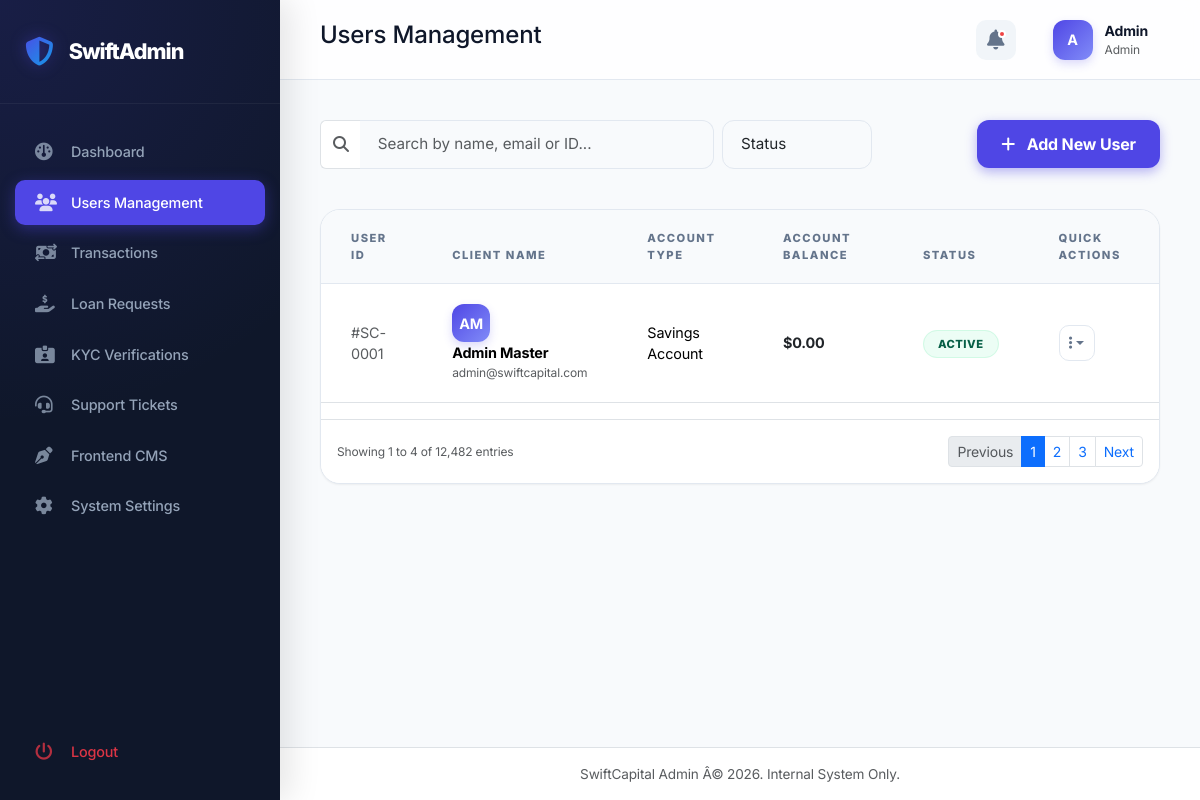
The page /admin/users.php (signed in) on the database its author committed.
### tables this page shows
CREATE TABLE `users` (
  `id` int(11) NOT NULL AUTO_INCREMENT,
  `name` varchar(100) NOT NULL,
  `middlename` varchar(100) DEFAULT NULL,
  `lastname` varchar(100) NOT NULL,
  `username` varchar(100) NOT NULL UNIQUE,
  `email` varchar(255) NOT NULL UNIQUE,
  `password` varchar(255) NOT NULL,
  `pin` varchar(10) DEFAULT NULL,
  `phone` varchar(50) DEFAULT NULL,
  `country` varchar(100) DEFAULT NULL,
  `account_type` varchar(100) DEFAULT 'Savings Account',
  `account_number` varchar(20) NOT NULL UNIQUE,
  `balance` decimal(15,2) DEFAULT 0.00,
  `status` enum('Active','Blocked','Pending','Deactivated') DEFAULT 'Active',
  `kyc_status` enum('Unverified','Pending','Verified','Rejected') DEFAULT 'Unverified',
  `role` enum('User','Admin') DEFAULT 'User',
  `created_at` timestamp NOT NULL DEFAULT current_timestamp(),
  PRIMARY KEY (`id`)
);

### admin/users.php (the view, shortened to what this page needs)
<?php require_once '../includes/admin-check.php'; ?>
<!DOCTYPE html>
<html lang="en">
<head>
    <link href="https://cdn.jsdelivr.net/npm/bootstrap@5.3.2/dist/css/bootstrap.min.css" rel="stylesheet">
    <link rel="stylesheet" href="https://cdnjs.cloudflare.com/ajax/libs/font-awesome/6.4.2/css/all.min.css">
    <link rel="stylesheet" href="admin-style.css">
</head>
<body>
    <div class="admin-sidebar">
        <div class="brand-area">
            <div class="brand-icon"><i class="fa-solid fa-shield-halved"></i></div>
            <div class="brand-name">SwiftAdmin</div>
        </div>
        <div class="nav-links">
            <a href="index.php" class="nav-link">
                <i class="fa-solid fa-gauge"></i> Dashboard
            </a>
            <a href="users.php" class="nav-link active">
                <i class="fa-solid fa-users"></i> Users Management
            </a>
            <a href="transactions.php" class="nav-link">
                <i class="fa-solid fa-money-bill-transfer"></i> Transactions
            </a>
            <a href="loans.php" class="nav-link">
                <i class="fa-solid fa-hand-holding-dollar"></i> Loan Requests
            </a>
            <a href="kyc.php" class="nav-link">
                <i class="fa-solid fa-id-card-clip"></i> KYC Verifications
            </a>
            <a href="support.php" class="nav-link">
                <i class="fa-solid fa-headset"></i> Support Tickets
            </a>
            <a href="cms.php" class="nav-link">
                <i class="fa-solid fa-pen-nib"></i> Frontend CMS
            </a>
            <a href="settings.php" class="nav-link">
                <i class="fa-solid fa-gear"></i> System Settings
            </a>
            <div class="mt-auto" style="position: absolute; bottom: 20px; width: 100%;">
                <a href="../logout.php" class="nav-link text-danger">
                    <i class="fa-solid fa-power-off"></i> Logout
                </a>
            </div>
        </div>
    </div>
    <div class="main-wrapper">
        <div class="top-bar">
            <div class="breadcrumb-area">
                <h4>Users Management</h4>
            </div>
            <div class="user-nav">
                <div class="notification-bell">
                    <i class="fa-solid fa-bell fs-5"></i>
                    <span class="notification-dot"></span>
                </div>
                <div class="admin-profile">
                    <div class="admin-avatar"><?php echo strtoupper(substr($_SESSION["user_name"] ?? "A", 0, 1)); ?></div>
                    <div class="d-none d-md-block">
                        <div class="fw-bold text-sm"><?php echo $_SESSION["user_name"] ?? "Admin"; ?></div>
                        <div class="text-xs text-muted"><?php echo $_SESSION["role"] ?? "Administrator"; ?></div>
                    </div>
                </div>
            </div>
        </div>
        <div class="content-padding">
            <div class="row mb-4">
                <div class="col-md-8">
                    <div class="d-flex gap-2">
                        <div class="input-group" style="max-width: 400px;">
                            <span class="input-group-text bg-white border-end-0"><i class="fa-solid fa-search text-muted"></i></span>
                            <input type="text" class="form-control border-start-0" placeholder="Search by name, email or ID...">
                        </div>
                        <select class="form-select" style="max-width: 150px;">
                            <option selected>Status</option>
                        </select>
                    </div>
                </div>
                <div class="col-md-4 text-end">
                    <a href="user-add.php" class="btn btn-primary px-4"><i class="fa-solid fa-plus me-2"></i> Add New User</a>
                </div>
            </div>
            <div class="data-table-card">
                <div class="table-responsive">
                    <table class="table align-middle">
                        <thead>
                            <tr>
                                <th>User ID</th>
                                <th>Client Name</th>
                                <th>Account Type</th>
                                <th>Account Balance</th>
                                <th>Status</th>
                                <th>Quick Actions</th>
                            </tr>
                        </thead>
                        <tbody>
                            <?php
                            $stmt = $pdo->query("SELECT * FROM users ORDER BY created_at DESC");
                            while ($user = $stmt->fetch()) {
                                $status_class = '';
                                switch($user['status']) {
                                    case 'Active': $status_class = 'status-active'; break;
                                }
                                $initials = strtoupper(substr($user['name'], 0, 1) . substr($user['lastname'], 0, 1));
                            ?>
                            <tr>
                                <td><span class="text-muted fw-mono">#SC-<?php echo str_pad($user['id'], 4, '0', STR_PAD_LEFT); ?></span></td>
                                <td>
                                    <div class="user-cell">
                                        <div class="admin-avatar" style="width: 38px; height: 38px;"><?php echo $initials; ?></div>
                                        <div>
                                            <div class="fw-bold"><?php echo htmlspecialchars($user['name'] . ' ' . $user['lastname']); ?></div>
                                            <div class="text-xs text-muted"><?php echo htmlspecialchars($user['email']); ?></div>
                                        </div>
                                    </div>
                                </td>
                                <td><?php echo htmlspecialchars($user['account_type']); ?></td>
                                <td class="fw-bold text-dark">$<?php echo number_format($user['balance'], 2); ?></td>
                                <td><span class="status-badge <?php echo $status_class; ?>"><?php echo $user['status']; ?></span></td>
                                <td>
                                    <div class="dropdown">
                                        <button class="action-btn dropdown-toggle no-caret" data-bs-toggle="dropdown">
                                            <i class="fa-solid fa-ellipsis-vertical"></i>
                                        </button>
                                    </div>
                                </td>
                            </tr>
                            <?php } ?>
                        </tbody>
                    </table>
                </div>
                <div class="card-footer bg-white border-top p-3 d-flex justify-content-between align-items-center">
                    <div class="text-xs text-muted">Showing 1 to 4 of 12,482 entries</div>
                    <nav>
                        <ul class="pagination pagination-sm mb-0">
                            <li class="page-item disabled"><a class="page-link" href="#">Previous</a></li>
                            <li class="page-item active"><a class="page-link" href="#">1</a></li>
                            <li class="page-item"><a class="page-link" href="#">2</a></li>
                            <li class="page-item"><a class="page-link" href="#">3</a></li>
                            <li class="page-item"><a class="page-link" href="#">Next</a></li>
                        </ul>
                    </nav>
                </div>
            </div>
        </div>
        <footer class="mt-auto py-3 px-4 border-top bg-white text-center text-muted" style="font-size: 0.85rem;">
            SwiftCapital Admin Â© 2026. Internal System Only.
        </footer>
    </div>
</body>
</html>

### admin/admin-style.css (style rules this page uses)
body { font-family: 'Inter', system-ui, -apple-system, sans-serif; background-color: var(--admin-bg); color: var(--text-main); margin: 0; overflow-x: hidden; letter-spacing: -0.01em; }
.admin-sidebar { width: 280px; height: 100vh; background-color: var(--admin-sidebar); background-image: radial-gradient(circle at 0% 0%, rgba(79, 70, 229, 0.15) 0%, transparent 50%); position: fixed; left: 0; top: 0; color: #fff; z-index: 1050; transition: all 0.4s cubic-bezier(0.4, 0, 0.2, 1); box-shadow: 10px 0 30px rgba(0,0,0,0.1); }
.brand-area { padding: 30px 25px; border-bottom: 1px solid rgba(255,255,255,0.05); display: flex; align-items: center; gap: 15px; }
.brand-icon { font-size: 1.8rem; background: linear-gradient(135deg, var(--admin-primary), var(--admin-secondary)); -webkit-background-clip: text; background-clip: text; -webkit-text-fill-color: transparent; filter: drop-shadow(0 0 8px var(--admin-primary-glow)); }
.brand-name { font-weight: 800; font-size: 1.35rem; letter-spacing: -1px; }
.nav-links { padding: 25px 15px; }
.nav-link { display: flex; align-items: center; padding: 12px 20px; color: #94a3b8; text-decoration: none; font-size: 0.9rem; font-weight: 500; transition: all 0.3s; border-radius: 10px; margin-bottom: 5px; }
.nav-link.active { color: #fff; background: var(--admin-primary); box-shadow: 0 4px 15px var(--admin-primary-glow); }
.nav-link i { width: 24px; margin-right: 12px; font-size: 1.1rem; opacity: 0.8; }
.main-wrapper { margin-left: 280px; min-height: 100vh; display: flex; flex-direction: column; }
.top-bar { height: 80px; background: rgba(255, 255, 255, 0.8); backdrop-filter: blur(10px); border-bottom: 1px solid var(--border-color); display: flex; align-items: center; justify-content: space-between; padding: 0 40px; position: sticky; top: 0; z-index: 999; }
.user-nav { display: flex; align-items: center; gap: 25px; }
.notification-bell { position: relative; width: 40px; height: 40px; background: #f1f5f9; border-radius: 10px; display: flex; align-items: center; justify-content: center; color: var(--text-muted); transition: all 0.2s; }
.notification-dot { position: absolute; top: 10px; right: 10px; width: 8px; height: 8px; background: var(--danger); border-radius: 50%; border: 2px solid #fff; }
.admin-profile { display: flex; align-items: center; gap: 12px; padding: 6px 12px; border-radius: 12px; transition: all 0.2s; }
.admin-avatar { width: 40px; height: 40px; background: linear-gradient(135deg, var(--admin-primary), #818cf8); color: #fff; border-radius: 12px; display: flex; align-items: center; justify-content: center; font-weight: 700; font-size: 0.9rem; box-shadow: 0 4px 10px rgba(79, 70, 229, 0.2); }
.text-xs { font-size: 0.75rem; }
.text-sm { font-size: 0.875rem; }
.content-padding { padding: 40px; }
.data-table-card { background: #fff; border-radius: 20px; border: 1px solid var(--border-color); margin-top: 40px; overflow: hidden; box-shadow: var(--shadow-sm); }
.table th { background: #f8fafc; font-size: 0.7rem; text-transform: uppercase; letter-spacing: 1.5px; font-weight: 800; color: var(--text-muted); padding: 20px 30px; border: none; }
.table td { padding: 20px 30px; vertical-align: middle; border-top: 1px solid var(--border-color); font-size: 0.9rem; }
.status-badge { padding: 6px 14px; border-radius: 30px; font-size: 0.7rem; font-weight: 800; text-transform: uppercase; letter-spacing: 0.5px; }
.status-active { background: #ecfdf5; color: #065f46; border: 1px solid #d1fae5; }
.action-btn { width: 36px; height: 36px; display: inline-flex; align-items: center; justify-content: center; border-radius: 10px; border: 1px solid var(--border-color); color: var(--text-muted); background: #fff; transition: all 0.2s; text-decoration: none; }
.form-control, .form-select { padding: 12px 18px; border-radius: 12px; border: 1.5px solid var(--border-color); background: #f8fafc; font-size: 0.95rem; transition: all 0.2s; }
.btn-primary { background: var(--admin-primary); border: none; padding: 12px 25px; border-radius: 12px; font-weight: 700; box-shadow: 0 4px 12px var(--admin-primary-glow); transition: all 0.3s; }

### rows shown on the page
users: id "0001", initials "AM", name+lastname "Admin Master", email "admin@swiftcapital.com", account_type "Savings Account", balance "0.00", status "ACTIVE"

### other values the page prints
substr($_SESSION["user_name"] ?? "A", 0, 1) "A"
$_SESSION["user_name"] "Admin"
$_SESSION["role"] "Admin"
